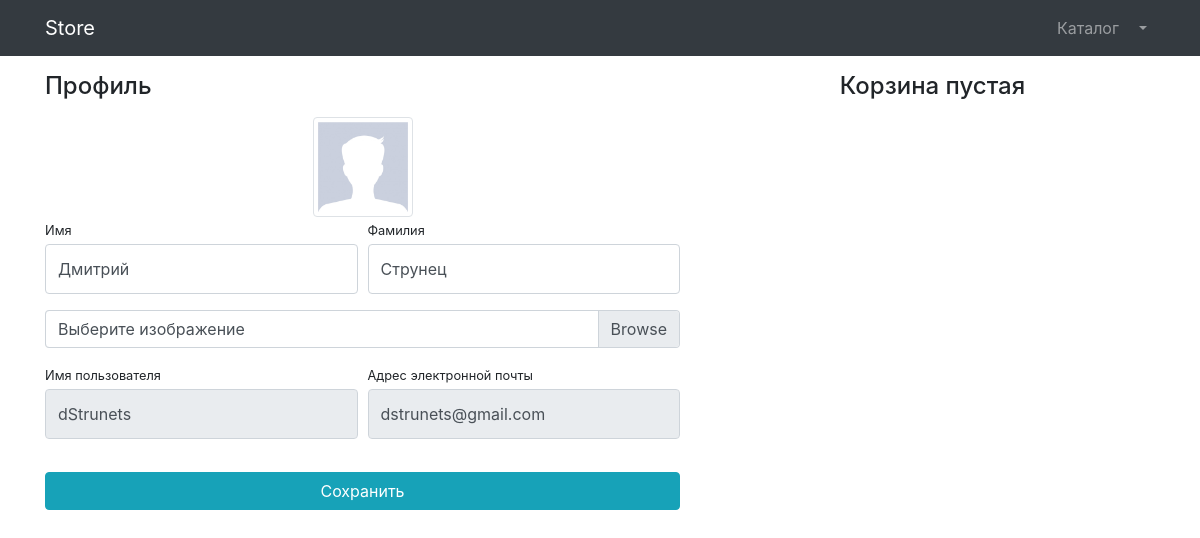
Page /users/profile/6 (signed in) on the committed database.
### users/models.py (models this page shows)
class User(AbstractUser):  # наследуемся от существующего класса и через upload_to добавляем новое необязательное поле
    image = models.ImageField(upload_to="users_images/", blank=True, null=True)
    is_verified_email = models.BooleanField(default=False)
    class Meta:
        verbose_name = 'Пользователя'
        verbose_name_plural = 'Пользователи'

### users/views.py (the view, shortened to what this page needs)
# urls.py: path('profile/<int:pk>',login_required(UserProfileView.as_view()), name='profile'),
class UserProfileView(TitleMixin,UpdateView):
    model = User
    template_name = 'users/profile.html'
    form_class = UserProfileForm
    title = 'Store - Профиль'
    def get_context_data(self, **kwargs):
        context = super(UserProfileView, self).get_context_data()
        context['baskets'] = Basket.objects.filter(user=self.object)  # self не забудь
        return context

### users/forms.py
class UserProfileForm(UserChangeForm):
    first_name = forms.CharField(widget=forms.TextInput(attrs={
        'class': 'form-control py-4',  # стиль для поля
    }))
    last_name = forms.CharField(widget=forms.TextInput(attrs={
        'class': 'form-control py-4', }))
    image = forms.ImageField(widget=forms.FileInput(attrs={
        'class': 'custom-file-label'}), required=False)  # необязательно добавлять
    username = forms.CharField(widget=forms.TextInput(attrs={
        'class': 'form-control py-4', 'readonly': True  # нельзя изменять
    }))
    email = forms.EmailField(widget=forms.TextInput(attrs={
        'class': 'form-control py-4', 'readonly': True
    }))
    class Meta:
        model = User
        fields = ['first_name', 'last_name', 'image', 'username', 'email']

### common/views.py (called while the page is built)
    def get_context_data(self, **kwargs):
        context=super(TitleMixin,self).get_context_data()
        context['title']=self.title
        return context

### users/templates/users/profile.html (shortened to what this page needs)
{% extends 'products/base.html' %}
{% load static %}
{% block style_css %}
    <link href="{% static '/vendor/css/profile.css' %}" rel="stylesheet">
{% endblock %}
{% block content %}
    <div class="container">
        <div class="row">
            <div class="col-lg-7">
                <h4 class="mt-3 mb-3">Профиль</h4>
                <div class="col-lg-12 text-center">
                    <img width="100" height="100"
                         src="{% if user.image %}{{ user.image.url }}{% else %}{% static '/vendor/img/users/default_avatar.jpg' %}{% endif %}"
                         class="img-thumbnail">
                </div>
                <form action="{% url 'users:profile' user.id %}" method="post" enctype="multipart/form-data">
                    <div class="form-row">
                        <div class="col-lg-6">
                            <div class="form-group">
                                <label class="small mb-1" for="{{ form.first_name.id_for_label }}">Имя</label>
                                {{ form.first_name }}
                            </div>
                        </div>
                        <div class="col-lg-6">
                            <div class="form-group">
                                <label class="small mb-1" for="{{ form.last_name.id_for_label }}">Фамилия</label>
                                {{ form.last_name }}
                            </div>
                        </div>
                    </div>
                    <div class="form-row mb-2">
                        <div class="col-lg-12">
                            <div class="custom-file">
                                <label class="custom-file-label" for="{{ form.image.id_for_label }}">Выберите
                                    изображение</label>
                            </div>
                        </div>
                    </div>
                    <div class="form-row">
                        <div class="col-lg-6">
                            <label class="small mb-1" for="{{ form.username.id_for_label }}">Имя пользователя</label>
                            {{ form.username }}
                        </div>
                        <div class="col-lg-6">
                            <label class="small mb-1" for="{{ form.email.id_for_label }}">Адрес электронной
                                почты</label>
                            {{ form.email }}
                        </div>
                    </div>
                    <div class="form-row">
                        <div class="col-lg-12" style="margin-top: 33px;">
                            <input class="btn btn-info btn-block" type="submit" value="Сохранить">
                        </div>
                    </div>
                </form>
            </div>
            <div class="col-lg-5">
                {% include 'users/basket.html' %}
            </div>
        </div>
    </div>
{% endblock %}

### rows in the picture
User: first_name "Дмитрий", last_name "Струнец", username "dStrunets", email "dstrunets@gmail.com"
